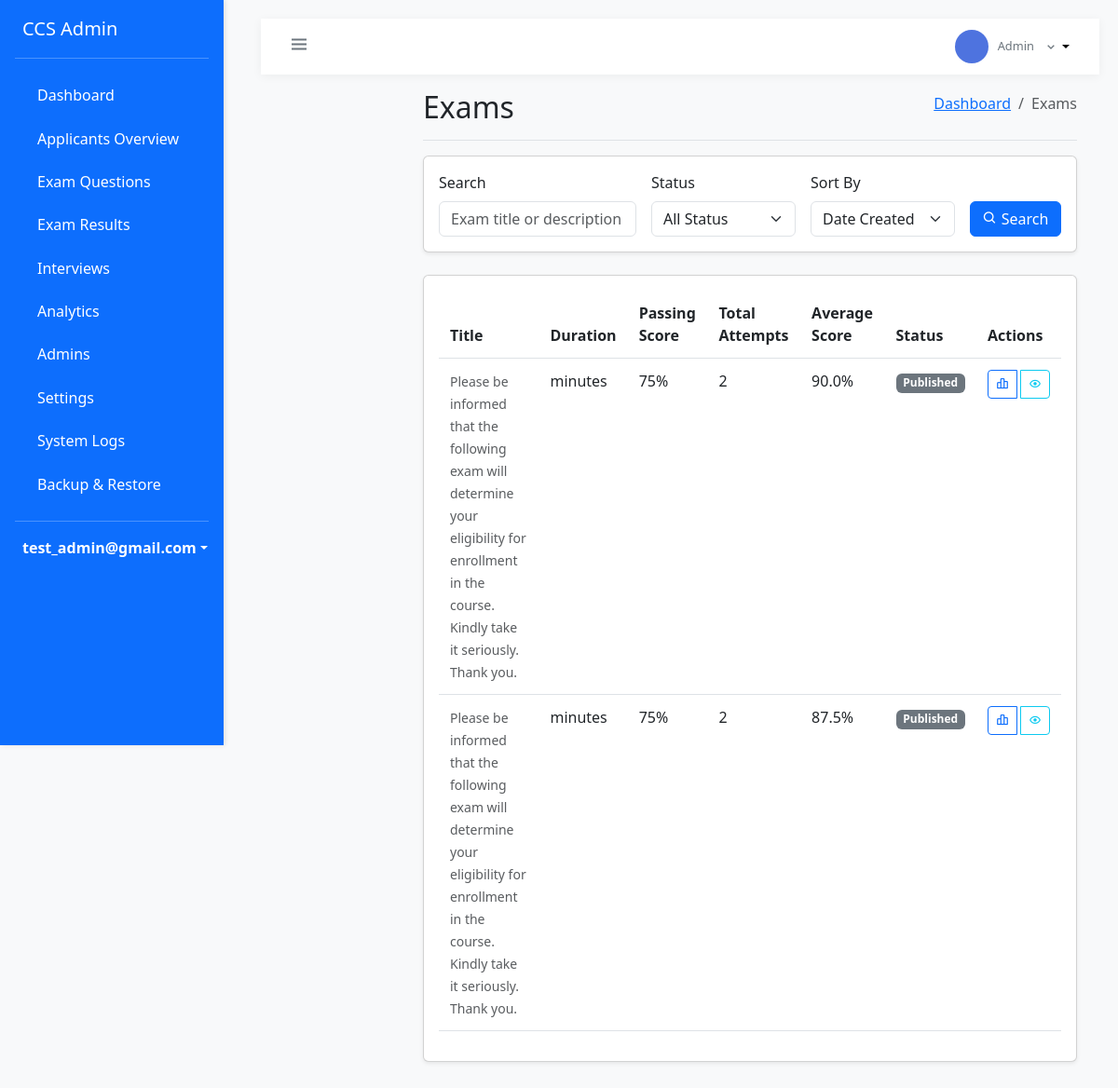
The page /admin/list_exams.php (signed in) on the database its author committed.
### tables this page shows
CREATE TABLE `users` (
  `id` int(11) NOT NULL,
  `email` varchar(255) NOT NULL,
  `password` varchar(255) NOT NULL,
  `first_name` varchar(100) NOT NULL,
  `last_name` varchar(100) NOT NULL,
  `role` enum('super_admin','admin','applicant') NOT NULL,
  `status` enum('active','inactive','pending','approved','rejected') DEFAULT 'pending',
  `created_at` timestamp NOT NULL DEFAULT current_timestamp(),
  `updated_at` timestamp NOT NULL DEFAULT current_timestamp() ON UPDATE current_timestamp(),
  `updated_by` int(11) DEFAULT NULL
);

CREATE TABLE `exams` (
  `id` int(11) NOT NULL,
  `title` varchar(255) NOT NULL,
  `description` text DEFAULT NULL,
  `type` enum('mcq','coding') NOT NULL,
  `part` enum('1','2') NOT NULL,
  `duration_minutes` int(11) NOT NULL,
  `passing_score` int(11) NOT NULL,
  `status` enum('draft','published','archived') NOT NULL DEFAULT 'draft',
  `created_by` int(11) NOT NULL,
  `created_at` timestamp NOT NULL DEFAULT current_timestamp(),
  `updated_at` timestamp NOT NULL DEFAULT current_timestamp() ON UPDATE current_timestamp(),
  `instructions` text DEFAULT NULL
);

### config/database.php (called while the page is built, shortened)
<?php
class Database {
    private static $instance = null;
    private $connection;
    private function __construct() {
        try {
            $this->connection = new PDO(
                "mysql:host=localhost;dbname=ccs_screening",
                "root",
                ""
            );
            $this->connection->setAttribute(PDO::ATTR_ERRMODE, PDO::ERRMODE_EXCEPTION);
            $this->connection->setAttribute(PDO::ATTR_DEFAULT_FETCH_MODE, PDO::FETCH_ASSOC);
        } catch(PDOException $e) {
            die("Connection failed: " . $e->getMessage());
        }
    }
    public static function getInstance() {
        if (self::$instance === null) {
            self::$instance = new self();
        }
        return self::$instance;
    }
    public function getConnection() {
        return $this->connection;
    }
    public function query($sql, $params = []) {
        $stmt = $this->connection->prepare($sql);
        $stmt->execute($params);
        return $stmt;
    }
}
?>

### classes/Auth.php (called while the page is built, shortened)
<?php
class Auth {
    private $conn;
    public function __construct() {
        require_once __DIR__ . '/../config/database.php';
        $this->database = Database::getInstance();
        $this->conn = $this->database->getConnection();
    }
    public function isLoggedIn() {
        return isset($_SESSION['user_id']) && !empty($_SESSION['user_id']);
    }
    public function getCurrentUser() {
        try {
            $stmt = $this->conn->prepare("
                SELECT
                    u.*,
                    CASE
                        WHEN sa.user_id IS NOT NULL THEN 'super_admin'
                        WHEN a.user_id IS NOT NULL THEN 'admin'
                        ELSE u.role
                    END as role_type
                FROM users u
                LEFT JOIN super_admins sa ON u.id = sa.user_id
                LEFT JOIN admins a ON u.id = a.user_id
                WHERE u.id = ? AND u.status = 'active'
                LIMIT 1
            ");
            $stmt->execute([$_SESSION['user_id']]);
            $user = $stmt->fetch(PDO::FETCH_ASSOC);
            if ($user) {
                $user['role'] = $user['role_type'];
            }
            return $user;
        } catch (Exception $e) {
            error_log("Get current user error: " . $e->getMessage());
            return null;
        }
    }
}
?>

### admin/list_exams.php (the view, shortened to what this page needs)
<?php
require_once '../classes/Auth.php';
require_once '../config/database.php';
require_once './includes/layout.php';
$auth = new Auth();
$db = Database::getInstance();;
$search = isset($_GET['search']) ? trim($_GET['search']) : '';
$sort = isset($_GET['sort']) ? trim($_GET['sort']) : 'created_at';
$order = isset($_GET['order']) ? trim($_GET['order']) : 'DESC';
$query = "SELECT e.*,
                 COUNT(DISTINCT er.id) as total_attempts,
                 AVG(er.score) as average_score
          FROM exams e
          LEFT JOIN exam_results er ON e.id = er.exam_id";
$params = [];
$query .= " GROUP BY e.id";
$query .= " ORDER BY e.$sort $order";
try {
    $stmt = $db->query($query, $params);
    $exams = $stmt->fetchAll();
} catch (Exception $e) {
    error_log("Error fetching exams: " . $e->getMessage());
    $error = "An error occurred while fetching exams.";
}
admin_header('List Exams');
?>
<div class="container-fluid">
    <div class="row">
        <?php include_once './includes/sidebar.php'; ?>
        <main class="col-md-9 ms-sm-auto col-lg-10 px-md-4">
            <div class="d-flex justify-content-between flex-wrap flex-md-nowrap align-items-center pt-3 pb-2 mb-3 border-bottom">
                <h1 class="h2">Exams</h1>
                <nav aria-label="breadcrumb">
                    <ol class="breadcrumb">
                        <li class="breadcrumb-item"><a href="dashboard.php">Dashboard</a></li>
                        <li class="breadcrumb-item active">Exams</li>
                    </ol>
                </nav>
            </div>
            <div class="card mb-4">
                <div class="card-body">
                    <form method="GET" class="row g-3">
                        <div class="col-md-4">
                            <label for="search" class="form-label">Search</label>
                            <input type="text" class="form-control" id="search" name="search"
                                   value="<?php echo htmlspecialchars($search); ?>"
                                   placeholder="Exam title or description">
                        </div>
                        <div class="col-md-3">
                            <label for="status" class="form-label">Status</label>
                            <select class="form-select" id="status" name="status">
                                <option value="">All Status</option>
                            </select>
                        </div>
                        <div class="col-md-3">
                            <label for="sort" class="form-label">Sort By</label>
                            <select class="form-select" id="sort" name="sort">
                                <option value="created_at" <?php echo $sort === 'created_at' ? 'selected' : ''; ?>>Date Created</option>
                            </select>
                        </div>
                        <div class="col-md-2 d-flex align-items-end">
                            <button type="submit" class="btn btn-primary w-100">
                                <i class="bx bx-search"></i> Search
                            </button>
                        </div>
                    </form>
                </div>
            </div>
            <div class="card">
                <div class="card-body">
                    <div class="table-responsive">
                        <table class="table table-hover">
                            <thead>
                                <tr>
                                    <th>Title</th>
                                    <th>Duration</th>
                                    <th>Passing Score</th>
                                    <th>Total Attempts</th>
                                    <th>Average Score</th>
                                    <th>Status</th>
                                    <th>Actions</th>
                                </tr>
                            </thead>
                            <tbody>
                                <?php if (!empty($exams)): ?>
                                    <?php foreach ($exams as $exam): ?>
                                        <tr>
                                            <td>
                                                <small class="text-muted"><?php echo htmlspecialchars($exam['description']); ?></small>
                                            </td>
                                            <td><?php echo $exam['duration']; ?> minutes</td>
                                            <td><?php echo $exam['passing_score']; ?>%</td>
                                            <td><?php echo $exam['total_attempts']; ?></td>
                                            <td>
                                                <?php
                                                    echo $exam['total_attempts'] > 0
                                                        ? number_format($exam['average_score'], 1) . '%'
                                                        : 'N/A';
                                                ?>
                                            </td>
                                            <td>
                                                <span class="badge bg-<?php echo $exam['status'] === 'active' ? 'success' : 'secondary'; ?>">
                                                    <?php echo ucfirst($exam['status']); ?>
                                                </span>
                                            </td>
                                            <td>
                                                <div class="btn-group">
                                                    <a href="exam_results.php?exam_id=<?php echo $exam['id']; ?>"
                                                       class="btn btn-sm btn-outline-primary"
                                                       title="View Results">
                                                        <i class="bx bx-bar-chart-alt-2"></i>
                                                    </a>
                                                    <a href="preview_exam.php?id=<?php echo $exam['id']; ?>"
                                                       class="btn btn-sm btn-outline-info"
                                                       title="Preview Exam">
                                                        <i class="bx bx-show"></i>
                                                    </a>
                                                </div>
                                            </td>
                                        </tr>
                                    <?php endforeach; ?>
                                <?php else: ?>
                                    <tr>
                                        <td colspan="7" class="text-center">No exams found</td>
                                    </tr>
                                <?php endif; ?>
                            </tbody>
                        </table>
                    </div>
                </div>
            </div>
        </main>
    </div>
</div>
<?php admin_footer(); ?>

### admin/includes/layout.php (shortened to what this page needs)
<?php
require_once __DIR__ . '/../../classes/Auth.php';
function admin_header($title = '') {
?>
<!DOCTYPE html>
<html lang="en">
<head>
    <link href="https://cdn.jsdelivr.net/npm/bootstrap@5.3.0/dist/css/bootstrap.min.css" rel="stylesheet">
    <link href='https://unpkg.com/boxicons@2.1.4/css/boxicons.min.css' rel='stylesheet'>
    <link href="https://cdn.jsdelivr.net/npm/metismenu/dist/metisMenu.min.css" rel="stylesheet">
</head>
<body>
    <div class="wrapper">
        <?php include 'sidebar.php'; ?>
        <div class="page-content-wrapper">
            <nav class="top-navbar">
                <button class="btn btn-link text-secondary px-1 py-0" id="sidebarToggle">
                    <i class="bx bx-menu fs-4"></i>
                </button>
                <div class="user-profile dropdown">
                    <button class="user-profile-btn dropdown-toggle" type="button" data-bs-toggle="dropdown" aria-expanded="false">
                        <div class="user-avatar">
                        </div>
                        <div class="user-info">
                            <p class="user-role"><?php echo ucfirst($user['role']); ?></p>
                        </div>
                        <i class="bx bx-chevron-down text-secondary"></i>
                    </button>
                </div>
            </nav>
            <div class="content-wrapper">
<?php
}
function admin_footer() {
?>
            </div>
        </div>
    </div>
</body>
</html>
<?php } ?>

### admin/includes/sidebar.php (shortened to what this page needs)
<?php
require_once __DIR__ . '/../../classes/Auth.php';
global $auth;
$user = $auth->getCurrentUser();
function is_active($page_name) {
    return strpos($_SERVER['SCRIPT_NAME'], $page_name) !== false ? 'active' : '';
}
?>
<nav class="sidebar bg-primary">
    <div class="d-flex flex-column">
        <a href="/php-ccs/admin/super/dashboard.php" class="d-flex align-items-center mb-3 mb-md-0 me-md-auto text-white text-decoration-none">
            <span class="fs-5">CCS Admin</span>
        </a>
        <hr class="text-white my-3">
        <ul class="nav nav-pills flex-column mb-auto">
            <li class="nav-item">
                <a class="nav-link text-white <?php echo is_active('dashboard'); ?>" href="/php-ccs/admin/super/dashboard.php">
                    Dashboard
                </a>
            </li>
            <li class="nav-item">
                <a class="nav-link text-white <?php echo is_active('applicants'); ?>" href="/php-ccs/admin/super/applicants_overview.php">
                    Applicants Overview
                </a>
            </li>
            <li class="nav-item">
                <a class="nav-link text-white <?php echo is_active('manage_questions'); ?>" href="/php-ccs/admin/super/manage_questions.php">
                    Exam Questions
                </a>
            </li>
            <li class="nav-item">
                <a class="nav-link text-white <?php echo is_active('exam_results'); ?>" href="/php-ccs/admin/super/exam_results.php">
                    Exam Results
                </a>
            </li>
            <li class="nav-item">
                <a class="nav-link text-white <?php echo is_active('interview_list'); ?>" href="/php-ccs/admin/super/interview_list.php">
                    Interviews
                </a>
            </li>
            <li class="nav-item">
                <a class="nav-link text-white <?php echo is_active('analytics'); ?>" href="/php-ccs/admin/super/analytics.php">
                    Analytics
                </a>
            </li>
            <li class="nav-item">
                <a class="nav-link text-white <?php echo is_active('list_admins'); ?>" href="/php-ccs/admin/super/list_admins.php">
                    Admins
                </a>
            </li>
            <li class="nav-item">
                <a class="nav-link text-white <?php echo is_active('system_settings'); ?>" href="/php-ccs/admin/super/system_settings.php">
                    Settings
                </a>
            </li>
            <li class="nav-item">
                <a class="nav-link text-white <?php echo is_active('logs'); ?>" href="/php-ccs/admin/super/system_logs.php">
                    System Logs
                </a>
            </li>
            <li class="nav-item">
                <a class="nav-link text-white <?php echo is_active('backup'); ?>" href="/php-ccs/admin/super/backup.php">
                    Backup & Restore
                </a>
            </li>
        </ul>
        <hr class="text-white my-3">
        <div class="dropdown pb-3">
            <a href="#" class="d-flex align-items-center text-white text-decoration-none dropdown-toggle" id="dropdownUser" data-bs-toggle="dropdown" aria-expanded="false">
                <strong><?php echo htmlspecialchars($user['email']); ?></strong>
            </a>
        </div>
    </div>
</nav>

### rows shown on the page
users: email "test_admin@gmail.com", role "Admin"
exams: description "Please be informed that the following exam will determine your eligibility for enrollment in the course. Kindly take it seriously. Thank you.", passing_score "75", total_attempts "2", average_score "90.0", status "Published"
exams: description "Please be informed that the following exam will determine your eligibility for enrollment in the course. Kindly take it seriously. Thank you.", passing_score "75", total_attempts "2", average_score "87.5", status "Published"
